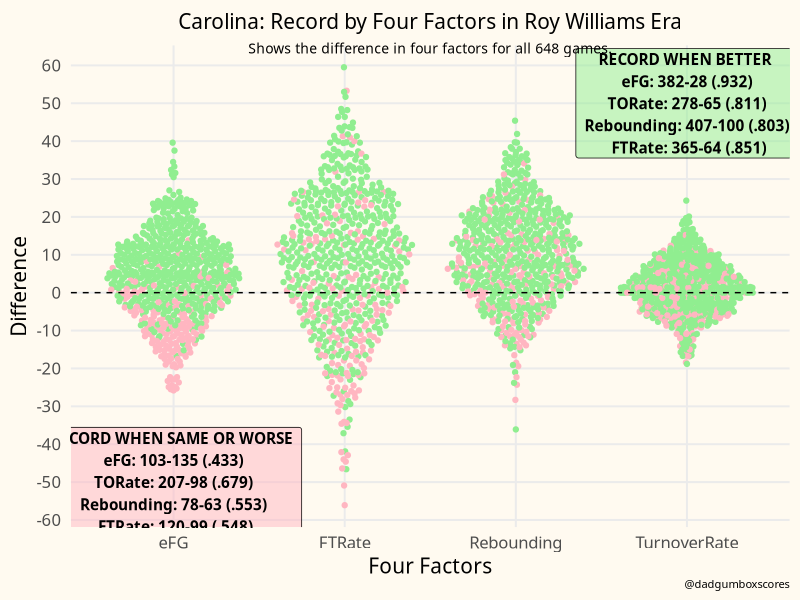

Write R code to recreate this figure.
## ---- chunk 1
knitr::opts_chunk$set(echo = TRUE, warning = FALSE, fig.width=12, fig.height=8)
## ---- chunk 2
library(tidyverse)
library(ggplot2)
library(ggbeeswarm)

bee <- read.csv('bee.csv')

theme_me <- function () {
  theme_minimal(base_size = 15, base_family = "RobotoCondensed-Regular") %+replace%
    theme (
      plot.title = element_text(hjust = 0.5),
      plot.subtitle = element_text(
        hjust = 0.5,
        vjust = -2,
        lineheight = 0.9,
        size = 10
      ),
      plot.caption = element_text(size = 8, hjust = 1),
      panel.grid.minor = element_blank(),
      plot.background = element_rect(fill = "floralwhite", color = "floralwhite")
    )
}

ggplot(bee, aes(x = type, y = total, color=Result)) +
  geom_quasirandom() +
  scale_x_discrete(name = "Four Factors") +
  scale_color_manual(values=c("lightpink", "lightgreen")) +
  scale_y_continuous(name = "Difference", breaks = seq(-60, 60, 10)) +
  geom_hline(yintercept = 0, linetype = 'dashed') +
  theme_me() +
   labs(
    title = "Carolina: Record by Four Factors in Roy Williams Era",
    subtitle = "Shows the difference in four factors for all 648 games.",
    caption = "@dadgumboxscores"
  ) +
  theme(legend.position = "none") +
  annotate(
    geom = 'label',
  x = "TurnoverRate",
    y = 50,
    label = "RECORD WHEN BETTER \n eFG: 382-28 (.932) \n TORate: 278-65 (.811) \n Rebounding: 407-100 (.803) \n FTRate: 365-64 (.851)",
    fill = "lightgreen",
    fontface = 'bold',
    alpha = .5,
    hjust = 0.5,
    family = "RobotoCondensed-Regular"
  ) +
  annotate(
    geom = 'label',
  x = "eFG",
    y = -50,
    label = "RECORD WHEN SAME OR WORSE \n eFG: 103-135 (.433) \n TORate: 207-98 (.679) \n Rebounding: 78-63 (.553) \n FTRate: 120-99 (.548)",
    fill = "lightpink",
    fontface = 'bold',
    alpha = .5,
    hjust = 0.5,
    family = "RobotoCondensed-Regular"
  )

